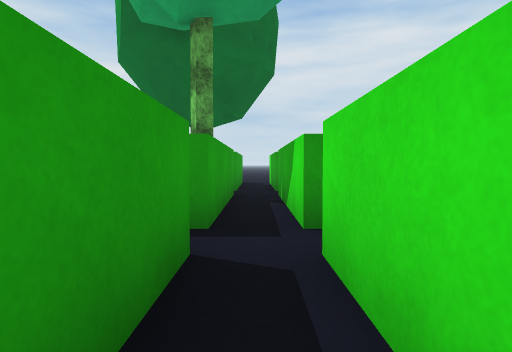
[1] (above)

19 first-person views from a walk through a 3-D level made in the Unity game engine. The camera is 0.68 m above the floor, tilts 2° down and sees 75° across. The floor is counted in squares, 1 m on a side. Each view is taken from the middle of a square. On the plan, view 1 faces up. The plan holds only what a view shows up to about 10 squares ahead; the rest is blank. The place goes on beyond the plan. Surface patterns are stand-ins for the level's own textures.

[2]
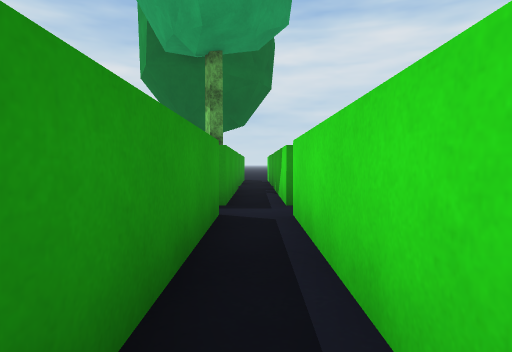

[3]
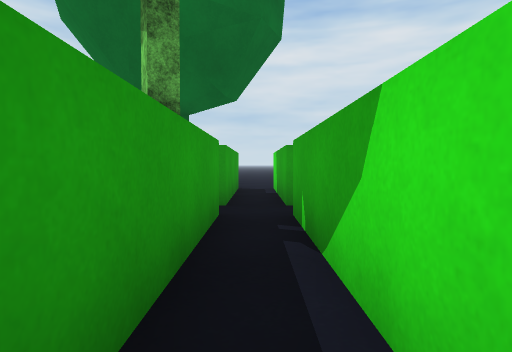

[4]
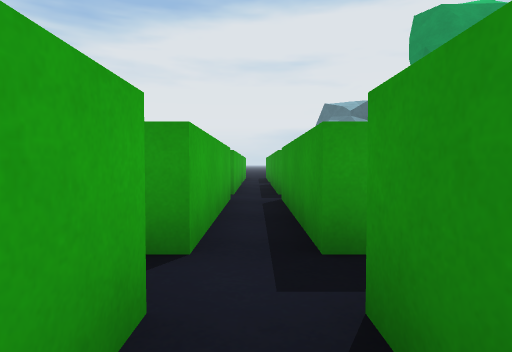

[5]
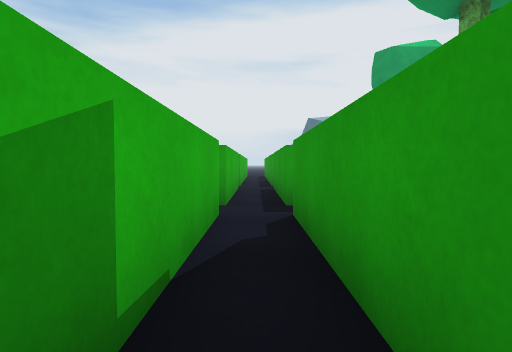

[6]
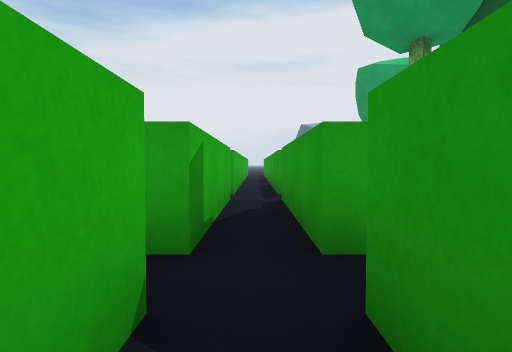

[7]
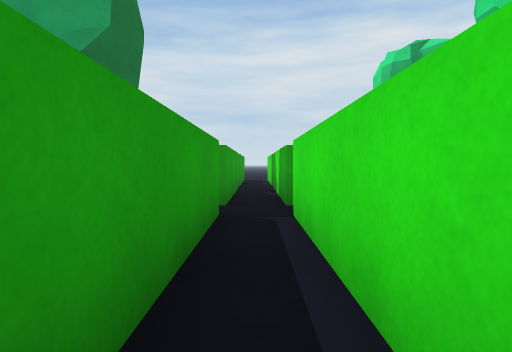

[8]
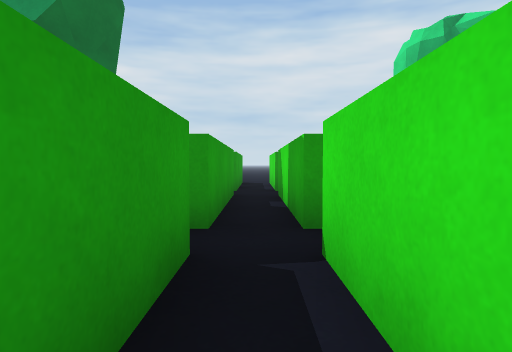

[9]
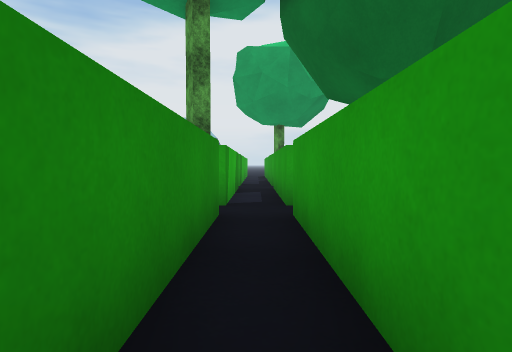

[10]
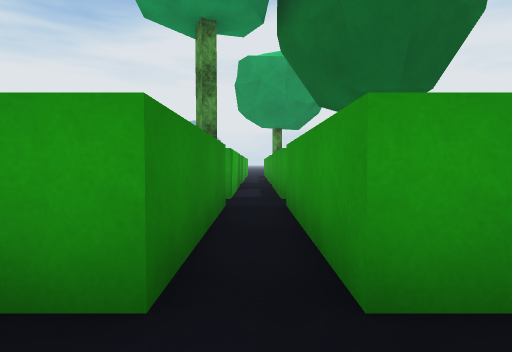

[11]
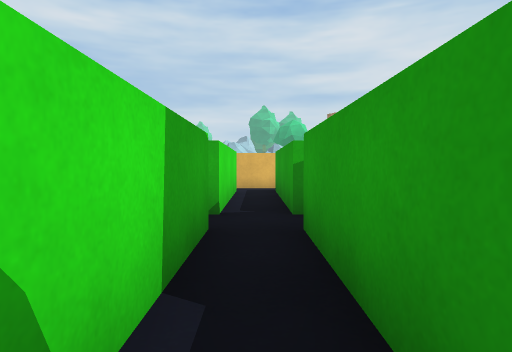

[12]
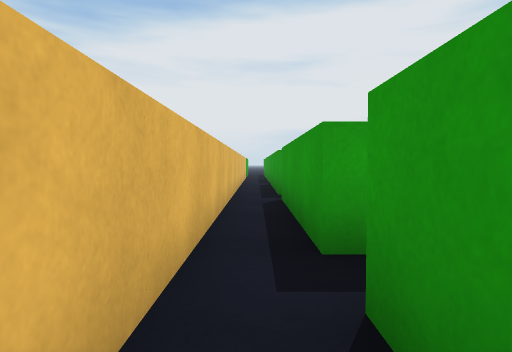

[13]
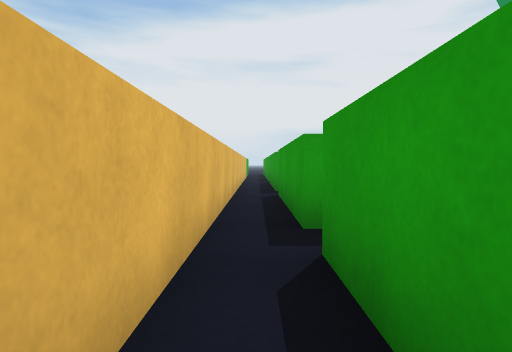

[14]
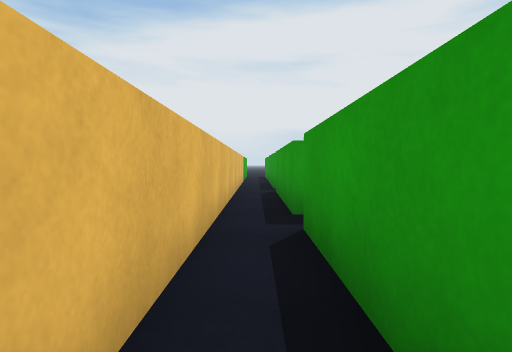

[15]
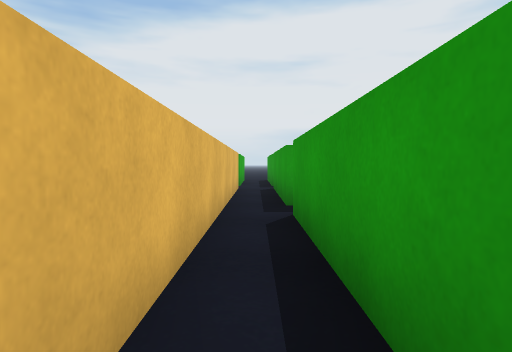

[16]
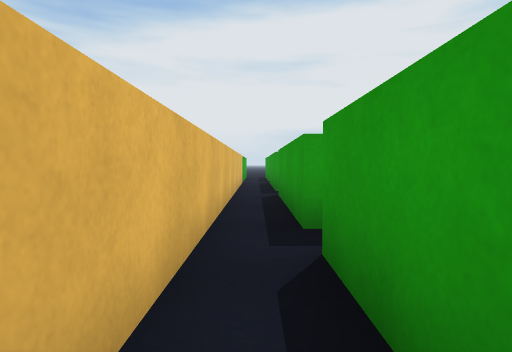

[17]
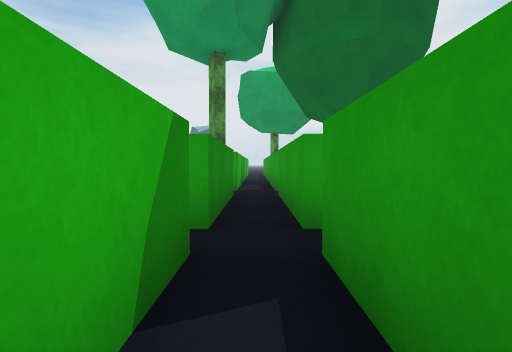

[18]
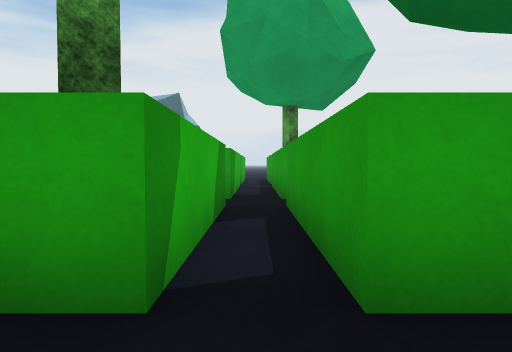

[19]
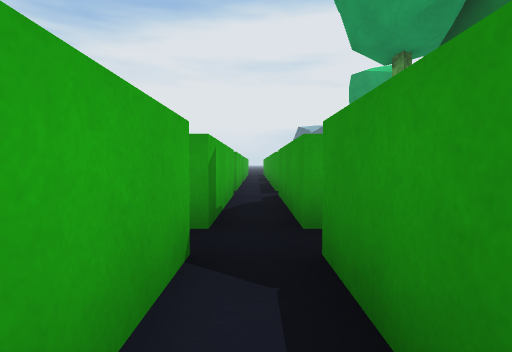

### Floor plan
Ten units are one square. View 1 is at (0, 0); x grows to the right and y downward. Boxes are objects, and circles mark ways between rooms. Rooms are numbered by the first view taken in them; rooms with no view inside come last. Other rooms are left out.
<svg viewBox="-70 -100 175 130">
<path fill="none" stroke="#000" d="M-5 -35 -34 -35M-36 -25 -5 -25 -5 15M-39 -35 -45 -35M-45 -25 -38 -25M5 15 5 -25M-5 15 -45 15M-56 25 4 25M-59 15 -65 15M-65 25 -58 25M45 -35 5 -35M5 -25 45 -25 45 15M55 15 55 -25M74 -35 55 -35M55 -25 74 -25M45 15 5 15M4 25 54 25M45 -94 45 -85 5 -85M45 -65 45 -35M5 -75 45 -75 45 -66M55 -35 55 -68M74 -85 55 -85M55 -75 74 -75M74 15 55 15M54 25 74 25M-5 -64 -5 -35M5 -89 5 -95M-5 -95 -5 -85 -44 -85M-45 -75 -14 -75M5 -35 5 -75"/>
<rect x="-15" y="-75" width="10" height="10" fill="#bbb"><title>tree</title></rect>
<circle cx="0" cy="10" r="3" fill="#2a7"/>
<circle cx="10" cy="-30" r="3" fill="#2a7"/>
<circle cx="0" cy="-40" r="3" fill="#2a7"/>
<circle cx="10" cy="20" r="3" fill="#2a7"/>
<circle cx="60" cy="-30" r="3" fill="#2a7"/>
<circle cx="50" cy="10" r="3" fill="#2a7"/>
<circle cx="50" cy="-40" r="3" fill="#2a7"/>
<circle cx="60" cy="20" r="3" fill="#2a7"/>
<circle cx="60" cy="-80" r="3" fill="#2a7"/>
<circle cx="10" cy="-80" r="3" fill="#2a7"/>
<text x="-10" y="-30">1</text>
<text x="-30" y="20">2</text>
<text x="40" y="-30">3</text>
<text x="100" y="-20">4</text>
<text x="30" y="20">5</text>
<text x="40" y="-80">6</text>
<text x="90" y="-80">7</text>
<text x="90" y="20">8</text>
<text x="-10" y="-70">9</text>
</svg>
Room 1 opens to room 2. Room 1 opens to room 3. Room 1 opens to room 9. Room 2 opens to room 5. Room 3 opens to room 4. Room 3 opens to room 5. Room 3 opens to room 6. Room 5 opens to room 8. Room 6 opens to room 7. Room 6 opens to room 9.

Where each view was taken, in squares from view 1:
view 1: 0 up, 0 right, facing up
view 2: 2 down, 0 right, facing up
view 3: 3 up, 0 right, facing up
view 4: 3 up, 2 right, facing left
view 5: 3 up, 5 right, facing left
view 6: 3 up, 7 right, facing left
view 7: 2 down, 5 right, facing up
view 8: 0 up, 5 right, facing up
view 9: 8 up, 5 right, facing left
view 10: 8 up, 6 right, facing left
view 11: 7 up, 5 right, facing down
view 12: 2 down, 7 right, facing left
view 13: 2 down, 8 right, facing left
view 14: 2 down, 4 right, facing left
view 15: 2 down, 0 right, facing left
view 16: 2 down, 3 right, facing left
view 17: 8 up, 8 right, facing left
view 18: 8 up, 1 right, facing left
view 19: 3 up, 8 right, facing left
